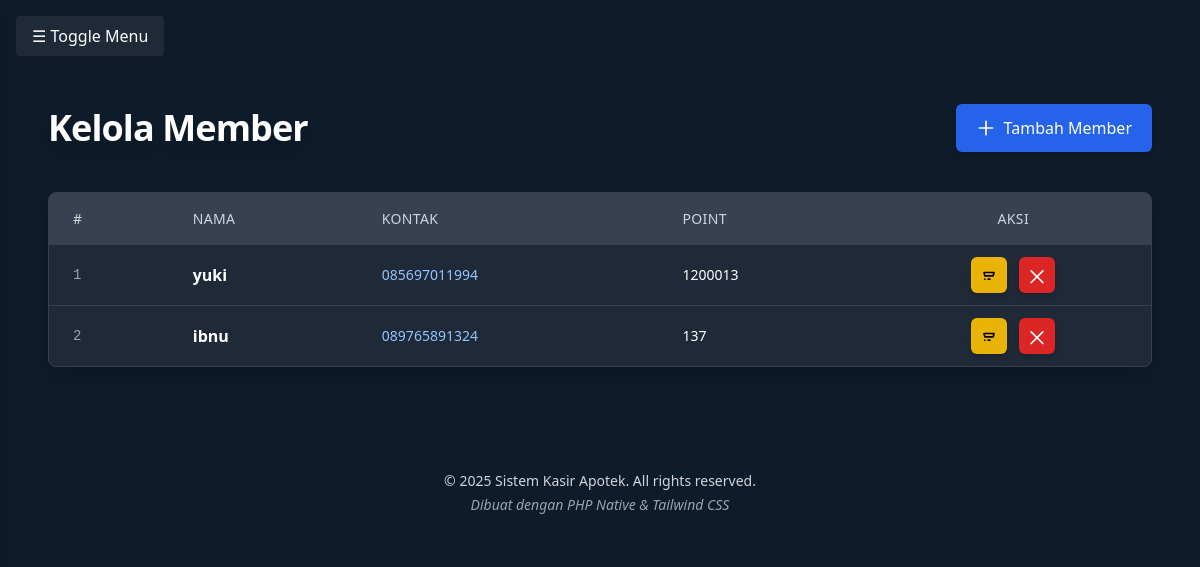
The page /kasir/member.php (signed in) on the database its author committed.
### tables this page shows
CREATE TABLE `member` (
  `id` int(11) NOT NULL,
  `nama` varchar(100) DEFAULT NULL,
  `no_hp` varchar(20) DEFAULT NULL,
  `poin` int(11) DEFAULT 0,
  `status` enum('aktif','tidak aktif') DEFAULT 'aktif'
);

### kasir/member.php (the view, shortened to what this page needs)
<?php
include '../config/config.php';
include '../includes/header.php';
include '../includes/navbar.php';
$result = $conn->query("SELECT * FROM member ORDER BY id DESC");
?>
<!DOCTYPE html>
<html lang="id" class="scroll-smooth">
<head>
    <script src="https://cdn.tailwindcss.com"></script>
</head>
<body class="bg-gradient-to-br from-gray-900 via-blue-900 to-black text-gray-100 min-h-screen font-sans">
<main class="max-w-6xl mx-auto px-6 py-8">
    <header class="flex flex-col md:flex-row justify-between items-center mb-10 gap-4">
        <h1 class="text-4xl font-extrabold tracking-tight drop-shadow-lg">Kelola Member</h1>
        <a href="../includes/member/tambah.php"
           class="inline-flex items-center gap-2 bg-blue-600 hover:bg-blue-700 active:bg-blue-800 focus:outline-none focus:ring-4 focus:ring-blue-400 text-white rounded-md px-5 py-3 shadow-md transition duration-300 select-none">
            <svg xmlns="http://www.w3.org/2000/svg" class="h-5 w-5" fill="none"
                 viewBox="0 0 24 24" stroke="currentColor" stroke-width="2">
                <path stroke-linecap="round" stroke-linejoin="round" d="M12 4v16m8-8H4" />
            </svg>
            Tambah Member
        </a>
    </header>
    <div class="overflow-x-auto rounded-lg shadow-lg border border-gray-700 bg-gray-800">
        <table class="min-w-full table-auto border-collapse">
            <thead class="bg-gray-700 text-gray-300 uppercase text-sm tracking-wide select-none">
                <tr>
                    <th class="px-6 py-4 text-left font-medium">#</th>
                    <th class="px-6 py-4 text-left font-medium">Nama</th>
                    <th class="px-6 py-4 text-left font-medium">Kontak</th>
                    <th class="px-6 py-4 text-left font-medium">Point</th>
                    <th class="px-6 py-4 text-center font-medium">Aksi</th>
                </tr>
            </thead>
            <tbody class="divide-y divide-gray-700">
                <?php $no = 1; while($row = $result->fetch_assoc()): ?>
                <tr class="hover:bg-gray-700 transition duration-200 ease-in-out cursor-default">
                    <td class="px-6 py-3 font-mono text-sm text-gray-400"><?= $no++ ?></td>
                    <td class="px-6 py-3 font-semibold"><?= htmlspecialchars($row['nama']) ?></td>
                    <td class="px-6 py-3 text-sm text-blue-300"><?= htmlspecialchars($row['no_hp']) ?></td>
                    <td class="px-6 py-3 text-sm"><?= htmlspecialchars($row['poin']) ?></td>
                    <td class="px-6 py-3 text-center flex justify-center gap-3">
                        <a href="../includes/member/edit.php?id=<?= $row['id'] ?>"
                           class="group p-2 rounded-md bg-yellow-500 hover:bg-yellow-600 active:bg-yellow-700 shadow-md transition"
                           title="Edit Member">
                            <svg xmlns="http://www.w3.org/2000/svg" class="h-5 w-5 text-black group-hover:text-white transition"
                                 fill="none" viewBox="0 0 24 24" stroke="currentColor" stroke-width="2">
                                <path stroke-linecap="round" stroke-linejoin="round"
                                      d="M11 17h2m-6 0h.01M7 13h10l1-4H6l1 4zm1-4h8"/>
                            </svg>
                        </a>
                        <a href="javascript:void(0);" onclick="hapusMember(<?= $row['id'] ?>)"
                           class="group p-2 rounded-md bg-red-600 hover:bg-red-700 active:bg-red-800 shadow-md transition"
                           title="Hapus Member">
                            <svg xmlns="http://www.w3.org/2000/svg" class="h-5 w-5 text-white group-hover:text-gray-100 transition"
                                 fill="none" viewBox="0 0 24 24" stroke="currentColor" stroke-width="2">
                                <path stroke-linecap="round" stroke-linejoin="round"
                                      d="M19 7L5 21M5 7l14 14"/>
                            </svg>
                        </a>
                    </td>
                </tr>
                <?php endwhile; ?>
            </tbody>
        </table>
    </div>
</main>
<?php include '../includes/footer.php'; ?>
</body>
</html>

### rows shown on the page
member: nama "yuki", no_hp "085697011994", poin "1200013"
member: nama "ibnu", no_hp "089765891324", poin "137"
